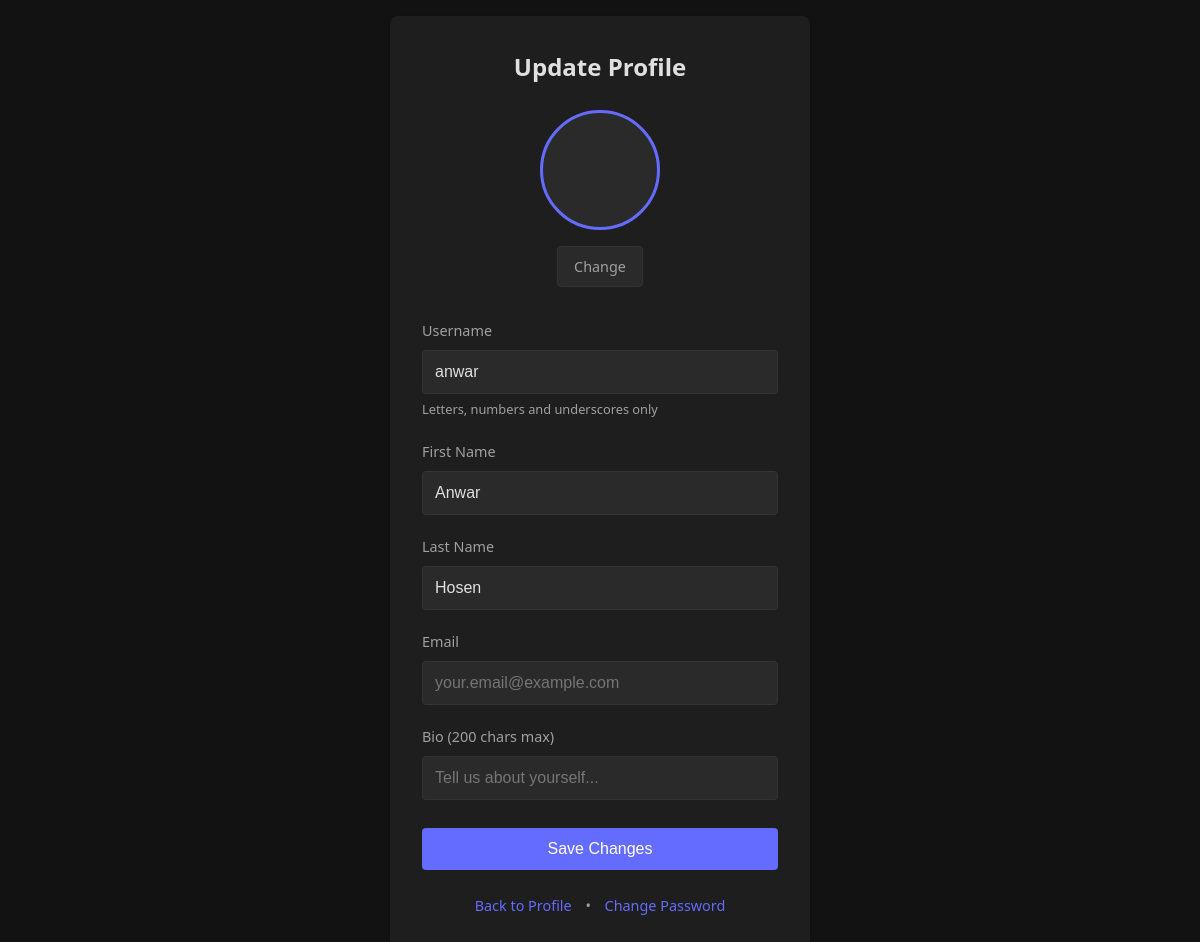
/user/profile/update/ (signed in), run on an earlier commit of the app's database.
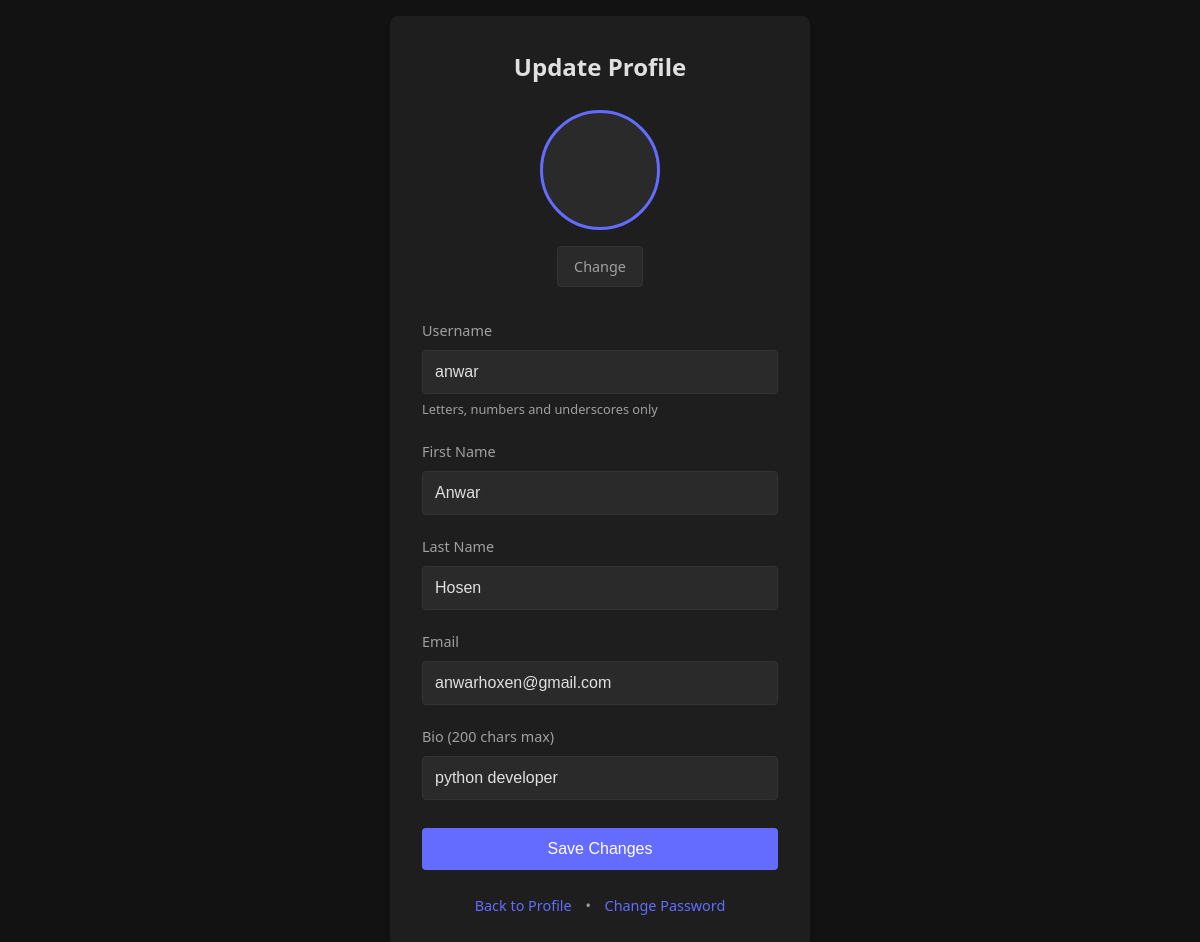
And on a later commit of the database.
### user/models.py (models this page shows)
class User(AbstractUser):
    avatar = models.ImageField(upload_to='avatars/', null=True, blank=True)
    bio = models.CharField(max_length=200, null=True, blank=True)

### user/views.py (the view, shortened to what this page needs)
# urls.py: path('profile/update/', views.user_update, name='update_profile'),
@login_required
def user_update(request):
    form = UserUpdateForm(instance=request.user)
    return render(request, 'user/update_profile.html', {'form': form})

### user/forms.py
class UserUpdateForm(forms.ModelForm):
    class Meta:
        model = User
        fields = ['avatar', 'username', 'first_name', 'last_name', 'email', 'bio']
        widgets = {
            'username': forms.TextInput(attrs={
                'class': 'form-control',
                'placeholder': 'Enter your username'
            }),
            'first_name': forms.TextInput(attrs={
                'class': 'form-control',
                'placeholder': 'Your first name'
            }),
            'last_name': forms.TextInput(attrs={
                'class': 'form-control',
                'placeholder': 'Your last name'
            }),
            'email': forms.EmailInput(attrs={
                'class': 'form-control',
                'placeholder': 'your.email@example.com'
            }),
            'bio': forms.TextInput(attrs={
                'class': 'form-control',
                'placeholder': 'Tell us about yourself...',
            }),
            'avatar': forms.FileInput(attrs={
                'class': 'form-control auth-file-input'
            })
        }

### user/templates/user/update_profile.html (shortened to what this page needs)
{% extends 'user_base.html' %}
{% load static %}
{% block user_content %}
<div class="auth-card">
    <h1 class="auth-title">Update Profile</h1>
    <form method="post" action="{% url 'update_profile' %}" enctype="multipart/form-data" class="auth-form">
        <div class="avatar-section">
            <div class="avatar-preview-container">
                {% if user.avatar %}
                    <img src="{{ user.avatar.url }}" class="avatar-preview" id="avatar-preview">
                {% else %}
                    <div class="avatar-preview" id="avatar-preview"></div>
                {% endif %}
            </div>
            <div class="avatar-actions">
                <label for="id_avatar" class="avatar-btn">Change</label>
            </div>
        </div>
        <div class="form-group">
            <label for="{{ form.username.id_for_label }}">Username</label>
            {{ form.username }}
            <small class="form-text text-muted">Letters, numbers and underscores only</small>
        </div>
        <div class="form-group">
            <label for="{{ form.first_name.id_for_label }}">First Name</label>
            {{ form.first_name }}
        </div>
        <div class="form-group">
            <label for="{{ form.last_name.id_for_label }}">Last Name</label>
            {{ form.last_name }}
        </div>
        <div class="form-group">
            <label for="{{ form.email.id_for_label }}">Email</label>
            {{ form.email }}
        </div>
        <div class="form-group">
            <label for="{{ form.bio.id_for_label }}">Bio ({{ form.bio.field.max_length }} chars max)</label>
            {{ form.bio }}
        </div>
        <div class="form-group">
            <button type="submit" class="auth-btn">Save Changes</button>
        </div>
    </form>
    <div class="auth-footer">
        <a href="{% url 'profile' %}" class="auth-link">Back to Profile</a>
        <span style="margin: 0 10px;">•</span>
        <a href="{% url 'password_change' %}" class="auth-link">Change Password</a>
    </div>
</div>
{% endblock user_content %}

What changed in the data, as far as the page shows it:
changed User "anwar": email (not shown) → "anwarhoxen@gmail.com"; bio (not shown) → "python developer"
